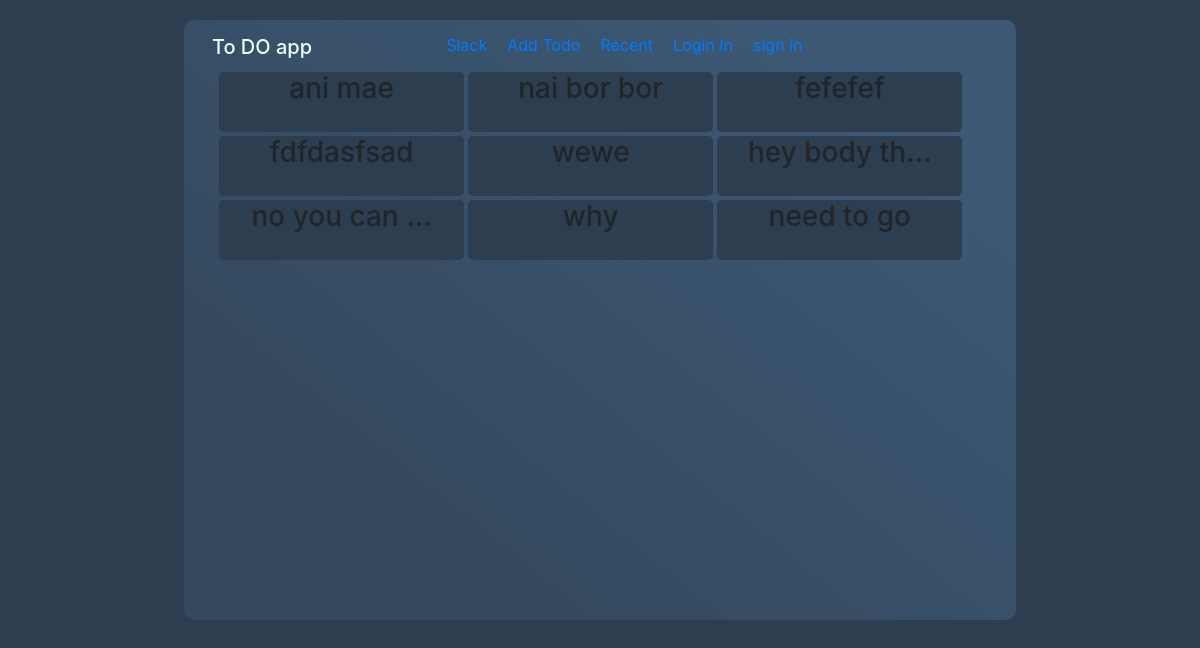
The page / on the database its author committed.
### crud/models.py (models this page shows)
class ToDo(models.Model):
    user = models.ForeignKey(Todouser, on_delete=models.DO_NOTHING, null=True, related_name='todo_user')
    list_name   = models.CharField(max_length=300, blank=False, null=True, verbose_name='List Name')
    finish_yet  = models.BooleanField(default=False)
    def __str__(self):
        return self.list_name
    class Meta:
        verbose_name = " To Do List"
        verbose_name_plural = 'To Do List'

### crud/views.py (the view)
# urls.py: path('',views.HomeApp.as_view(), name= 'home' ),
class HomeApp(View):
    def get(self, request, *args, **kwargs):
        todo_obj = ToDo.objects.all().order_by('-id')
        paginator = Paginator(todo_obj, 9)
        page_number = request.GET.get('page')
        page_obj = paginator.get_page(page_number)
        context = {
            'todo':page_obj
        }
        return render (request, 'app.html', context)

### templates/app.html (shortened to what this page needs)
{% extends 'base.html' %}
{% block body %}
    <div class="todowrap">
    {% for todo in todo %}
        <div class="todo">
            <div>
                <h3>{{todo |truncatechars:12}}</h3>
            </div>
        </div>
        {% endfor %}
    </div>
{% endblock %}

### static/css/style.css (style rules this page uses)
body { background-color: #2c3e50; }
.todowrap { width:92%; display: flex; margin: 0 auto; flex-wrap: wrap; }
.todo { margin:0 auto; width:32%; margin: 2px; height: 60px; background-color: #2c3e50; border-radius: 5px; }

### rows shown on the page
ToDo: list_name "ani mae"
ToDo: list_name "nai bor bor"
ToDo: list_name "fefefef"
ToDo: list_name "fdfdasfsad"
ToDo: list_name "wewe"
ToDo: list_name "hey body th…"
ToDo: list_name "no you can …"
ToDo: list_name "why"
ToDo: list_name "need to go"
